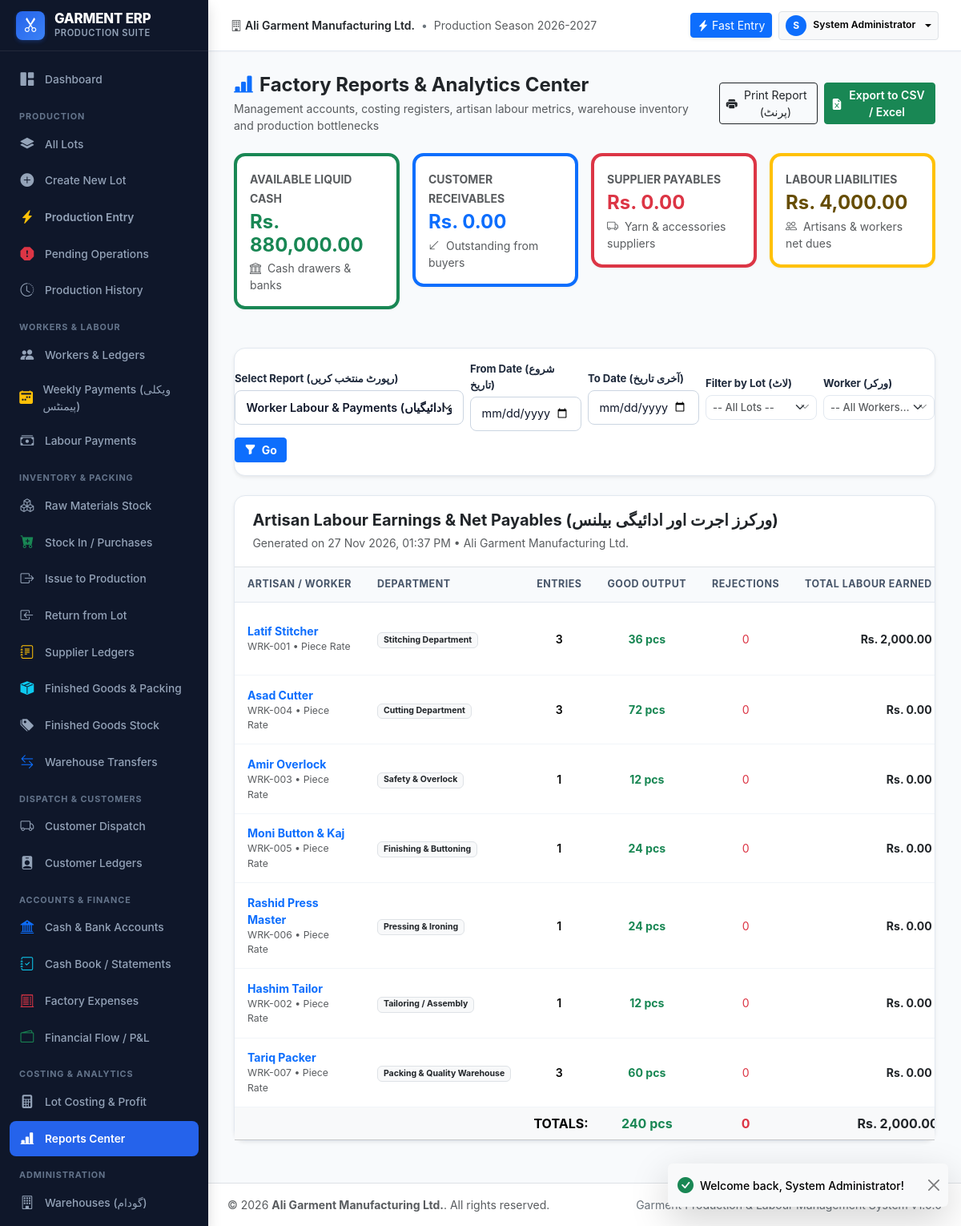
Screenshot of /modules/reports/index.php?type=worker_performance (signed in) with the database file from the repository.
### tables this page shows
CREATE TABLE `users` (
    `id` INT AUTO_INCREMENT PRIMARY KEY,
    `username` VARCHAR(50) NOT NULL UNIQUE,
    `password_hash` VARCHAR(255) NOT NULL,
    `full_name` VARCHAR(100) NOT NULL,
    `role_id` INT NOT NULL,
    `phone` VARCHAR(30) NULL,
    `email` VARCHAR(100) NULL,
    `is_active` TINYINT(1) NOT NULL DEFAULT 1,
    `created_at` DATETIME NOT NULL DEFAULT CURRENT_TIMESTAMP,
    `updated_at` DATETIME NOT NULL DEFAULT CURRENT_TIMESTAMP ON UPDATE CURRENT_TIMESTAMP,
    FOREIGN KEY (`role_id`) REFERENCES `roles`(`id`)
);

CREATE TABLE `workers` (
    `id` INT AUTO_INCREMENT PRIMARY KEY,
    `code` VARCHAR(40) NOT NULL UNIQUE,
    `name` VARCHAR(120) NOT NULL,
    `phone` VARCHAR(40) NULL,
    `address` TEXT NULL,
    `cnic` VARCHAR(30) NULL,
    `worker_type` VARCHAR(50) NOT NULL DEFAULT 'Piece Rate',
    `department_id` INT NULL,
    `default_rate` DECIMAL(12,2) NOT NULL DEFAULT 0.00,
    `rate_per_minute` DECIMAL(8,2) NOT NULL DEFAULT 2.50,
    `joining_date` DATE NULL,
    `opening_balance` DECIMAL(14,2) NOT NULL DEFAULT 0.00,
    `notes` TEXT NULL,
    `is_active` TINYINT(1) NOT NULL DEFAULT 1,
    `created_at` DATETIME NOT NULL DEFAULT CURRENT_TIMESTAMP,
    FOREIGN KEY (`department_id`) REFERENCES `departments`(`id`) ON DELETE SET NULL
);

CREATE TABLE `departments` (
    `id` INT AUTO_INCREMENT PRIMARY KEY,
    `code` VARCHAR(30) NOT NULL UNIQUE,
    `name` VARCHAR(100) NOT NULL,
    `description` TEXT NULL,
    `is_active` TINYINT(1) NOT NULL DEFAULT 1
);

### modules/reports/index.php (the view, shortened to what the rows shown need)
<?php
require_once __DIR__ . '/../../config/config.php';
require_once __DIR__ . '/../../config/auth.php';
require_login();
$reportType = trim($_GET['type'] ?? 'batch_costing');
$dateFrom = trim($_GET['date_from'] ?? '');
$dateTo = trim($_GET['date_to'] ?? '');
require_once __DIR__ . '/../../includes/header.php';
?>
<div class="app-main">
    <?php require_once __DIR__ . '/../../includes/topbar.php'; ?>
    <div class="app-content">
        <div class="card-modern shadow-sm">
            <div class="card-modern-body p-0">
                <div class="table-responsive">
                    <?php if ($reportType === 'batch_costing'):
                        $dateSql = "";
                        $params = [];
                        if ($dateFrom) { $dateSql .= " AND l.lot_date >= ?"; $params[] = $dateFrom; }
                        if ($dateTo) { $dateSql .= " AND l.lot_date <= ?"; $params[] = $dateTo; }
                        $stmt = $db->prepare("SELECT l.id, l.lot_number, l.lot_date, p.name AS product_name, COALESCE(l.design_number, d.design_number) AS design_number, l.total_pieces, l.status,
                                                     COALESCE((SELECT SUM(mii.quantity * m.cost_price) FROM material_issues mi JOIN material_issue_items mii ON mi.id = mii.issue_id JOIN materials m ON mii.material_id = m.id WHERE mi.lot_id = l.id), 0) AS material_cost,
                                                     COALESCE((SELECT SUM(labour_amount) FROM production_entries WHERE lot_id = l.id), 0) AS labour_cost,
                                                     COALESCE((SELECT SUM(total_amount) FROM dispatch_items WHERE lot_id = l.id), 0) AS dispatch_revenue,
                                                     COALESCE((SELECT SUM(quantity) FROM dispatch_items WHERE lot_id = l.id), 0) AS pcs_dispatched
                                              FROM lots l
                                              JOIN products p ON l.product_id = p.id
                                              LEFT JOIN designs d ON l.design_id = d.id
                                              WHERE 1=1 $dateSql
                                              ORDER BY l.id DESC");
                        $stmt->execute($params);
                        $rows = $stmt->fetchAll(PDO::FETCH_ASSOC);
                        $sumPcs = 0; $sumMat = 0; $sumLab = 0; $sumCost = 0; $sumRev = 0; $sumProfit = 0;
                    ?>
                        <table class="table table-modern align-middle mb-0">
                            <thead>
                                <tr>
                                    <th>Lot #</th>
                                    <th>Date</th>
                                    <th>Product & Design</th>
                                    <th class="text-center">Total Pcs</th>
                                    <th class="text-end">Raw Materials</th>
                                    <th class="text-end">Artisan Labour</th>
                                    <th class="text-end">Total Batch Cost</th>
                                    <th class="text-end">Unit Cost</th>
                                    <th class="text-end">Revenue Billed</th>
                                    <th class="text-end">Gross Profit</th>
                                    <th class="text-center">Margin %</th>
                                </tr>
                            </thead>
                            <tbody>
                                <?php if (empty($rows)): ?>
                                    <tr><td colspan="11" class="text-center py-4 text-muted">No production lots found for selected criteria.</td></tr>
                                <?php else: ?>
                                    <?php foreach ($rows as $r):
                                        $pcs = (int)$r['total_pieces'];
                                        $matCost = (float)$r['material_cost'];
                                        $labCost = (float)$r['labour_cost'];
                                        $batchCost = $matCost + $labCost;
                                        $unitCost = $pcs > 0 ? ($batchCost / $pcs) : 0;
                                        $revenue = (float)$r['dispatch_revenue'];
                                        $profit = $revenue - $batchCost;
                                        $margin = $revenue > 0 ? (($profit / $revenue) * 100) : 0;
                                        $sumPcs += $pcs;
                                        $sumMat += $matCost;
                                        $sumLab += $labCost;
                                        $sumCost += $batchCost;
                                        $sumRev += $revenue;
                                        $sumProfit += $profit;
                                    ?>
                                        <tr>
                                            <td class="fw-bold">
                                                <a href="<?= BASE_URL ?>modules/lots/view.php?id=<?= $r['id'] ?>" class="text-primary text-decoration-none">
                                                    LOT #<?= clean($r['lot_number']) ?>
                                                </a>
                                            </td>
                                            <td><?= format_date($r['lot_date']) ?></td>
                                            <td>
                                                <span class="fw-semibold text-dark"><?= clean($r['product_name']) ?></span>
                                                <div class="small text-muted"><?= $r['design_number'] ? 'Design #' . clean($r['design_number']) : 'No Design #' ?></div>
                                            </td>
                                            <td class="text-center fw-bold"><?= number_format($pcs) ?></td>
                                            <td class="text-end fw-semibold text-dark"><?= format_currency($matCost) ?></td>
                                            <td class="text-end fw-semibold text-dark"><?= format_currency($labCost) ?></td>
                                            <td class="text-end fw-bold text-dark"><?= format_currency($batchCost) ?></td>
                                            <td class="text-end text-muted font-monospace small"><?= format_currency($unitCost) ?></td>
                                            <td class="text-end fw-bold text-success"><?= format_currency($revenue) ?></td>
                                            <td class="text-end fw-bold <?= $profit >= 0 ? 'text-success' : 'text-danger' ?>">
                                                <?= ($profit >= 0 ? '+ ' : '') . format_currency($profit) ?>
                                            </td>
                                            <td class="text-center">
                                                <span class="badge <?= $margin >= 20 ? 'bg-success' : ($margin > 0 ? 'bg-info' : 'bg-secondary') ?> rounded-pill">
                                                    <?= number_format($margin, 1) ?>%
                                                </span>
                                            </td>
                                        </tr>
                                    <?php endforeach; ?>
                                <?php endif; ?>
                            </tbody>
                            <tfoot class="table-light fw-bold border-top-2">
                                <tr>
                                    <td colspan="3" class="text-end">TOTALS:</td>
                                    <td class="text-center text-dark"><?= number_format($sumPcs) ?></td>
                                    <td class="text-end text-dark"><?= format_currency($sumMat) ?></td>
                                    <td class="text-end text-dark"><?= format_currency($sumLab) ?></td>
                                    <td class="text-end text-dark fs-6"><?= format_currency($sumCost) ?></td>
                                    <td></td>
                                    <td class="text-end text-success fs-6"><?= format_currency($sumRev) ?></td>
                                    <td class="text-end <?= $sumProfit >= 0 ? 'text-success' : 'text-danger' ?> fs-6">
                                        <?= ($sumProfit >= 0 ? '+ ' : '') . format_currency($sumProfit) ?>
                                    </td>
                                    <td class="text-center text-muted">
                                        <?= $sumRev > 0 ? number_format((($sumProfit / $sumRev) * 100), 1) . '%' : '—' ?>
                                    </td>
                                </tr>
                            </tfoot>
                        </table>
                    <?php elseif ($reportType === 'worker_performance'):
                        $filterSql = "";
                        $params = [];
                        $stmt = $db->prepare("SELECT w.id, w.name, w.code, w.worker_type, dep.name AS department_name,
                                                     w.opening_balance,
                                                     COUNT(pe.id) AS total_entries,
                                                     COALESCE(SUM(pe.good_qty), 0) AS total_good,
                                                     COALESCE(SUM(pe.rejected_qty), 0) AS total_rejected,
                                                     COALESCE((SELECT SUM(credit) FROM worker_ledger WHERE worker_id = w.id), 0) AS total_labour,
                                                     COALESCE((SELECT SUM(debit) FROM worker_ledger WHERE worker_id = w.id), 0) AS total_paid
                                              FROM workers w
                                              LEFT JOIN departments dep ON w.department_id = dep.id
                                              LEFT JOIN production_entries pe ON w.id = pe.worker_id
                                              WHERE w.is_active = 1 $filterSql
                                              GROUP BY w.id
                                              ORDER BY total_labour DESC");
                        $stmt->execute($params);
                        $rows = $stmt->fetchAll(PDO::FETCH_ASSOC);
                    ?>
                        <table class="table table-modern align-middle mb-0">
                            <thead>
                                <tr>
                                    <th>Artisan / Worker</th>
                                    <th>Department</th>
                                    <th class="text-center">Entries</th>
                                    <th class="text-center">Good Output</th>
                                    <th class="text-center">Rejections</th>
                                    <th class="text-end">Total Labour Earned</th>
                                </tr>
                            </thead>
                            <tbody>
                                <?php foreach ($rows as $r):
                                    $lab = (float)$r['total_labour'];
                                ?>
                                    <tr>
                                        <td>
                                            <a href="<?= BASE_URL ?>modules/workers/view.php?id=<?= $r['id'] ?>" class="fw-bold text-primary text-decoration-none">
                                                <?= clean($r['name']) ?>
                                            </a>
                                            <div class="text-muted small"><?= clean($r['code']) ?> &bull; <?= clean($r['worker_type']) ?></div>
                                        </td>
                                        <td><span class="badge bg-light text-dark border"><?= clean($r['department_name'] ?? 'General') ?></span></td>
                                        <td class="text-center fw-semibold"><?= $r['total_entries'] ?></td>
                                        <td class="text-center fw-bold text-success"><?= number_format($r['total_good']) ?> pcs</td>
                                        <td class="text-center text-danger"><?= number_format($r['total_rejected']) ?></td>
                                        <td class="text-end fw-bold text-dark"><?= format_currency($lab) ?></td>
                                    </tr>
                                <?php endforeach; ?>
                            </tbody>
                        </table>
                    <?php endif; ?>
                </div>
            </div>
        </div>
    </div>
<?php require_once __DIR__ . '/../../includes/footer.php'; ?>

### includes/topbar.php (shortened to what the rows shown need)
<?php
$currentUser = current_user();
?>
<header class="app-topbar">
    <div class="d-flex align-items-center gap-2">
        <div class="dropdown">
            <button class="btn btn-sm btn-light border dropdown-toggle d-flex align-items-center gap-2" type="button" data-bs-toggle="dropdown" aria-expanded="false">
                <div class="bg-primary text-white rounded-circle d-flex align-items-center justify-content-center" style="width: 26px; height: 26px; font-size: 0.75rem; font-weight: 700;">
                    <?= strtoupper(substr($currentUser['full_name'] ?? 'U', 0, 1)) ?>
                </div>
                <span class="d-none d-md-inline fw-semibold small"><?= clean($currentUser['full_name'] ?? 'User') ?></span>
            </button>
        </div>
    </div>
</header>

### rows the page displays
users: full_name "S", full_name "System Administrator"
workers: name "Latif Stitcher", code "WRK-001", worker_type "Piece Rate", department.name "Stitching Department", total_entries "3", total_good "36", total_rejected "0", lab "Rs. 2,000.00"
workers: name "Asad Cutter", code "WRK-004", worker_type "Piece Rate", department.name "Cutting Department", total_entries "3", total_good "72", total_rejected "0", lab "Rs. 0.00"
workers: name "Amir Overlock", code "WRK-003", worker_type "Piece Rate", department.name "Safety & Overlock", total_entries "1", total_good "12", total_rejected "0", lab "Rs. 0.00"
workers: name "Moni Button & Kaj", code "WRK-005", worker_type "Piece Rate", department.name "Finishing & Buttoning", total_entries "1", total_good "24", total_rejected "0", lab "Rs. 0.00"
workers: name "Rashid Press Master", code "WRK-006", worker_type "Piece Rate", department.name "Pressing & Ironing", total_entries "1", total_good "24", total_rejected "0", lab "Rs. 0.00"
workers: name "Hashim Tailor", code "WRK-002", worker_type "Piece Rate", department.name "Tailoring / Assembly", total_entries "1", total_good "12", total_rejected "0", lab "Rs. 0.00"
workers: name "Tariq Packer", code "WRK-007", worker_type "Piece Rate", department.name "Packing & Quality Warehouse", total_entries "3", total_good "60", total_rejected "0", lab "Rs. 0.00"

### other values shown
get_setting('company_name', 'Garment ERP') "Ali Garment Manufacturing Ltd."
format_currency($totalLiquidFunds) "Rs. 880,000.00"
format_currency($totalReceivables) "Rs. 0.00"
format_currency($totalPayables) "Rs. 0.00"
format_currency($totalWorkerLiability) "Rs. 4,000.00"
$reportTitles[$reportType] "Artisan Labour Earnings & Net Payables (ورکرز اجرت اور ادائیگی بیلنس)"
get_setting('company_name', 'Ali Garment Manufacturing Ltd.') "Ali Garment Manufacturing Ltd."
$sumGood "240"
$sumRej "0"
format_currency($sumLab) "Rs.…"
